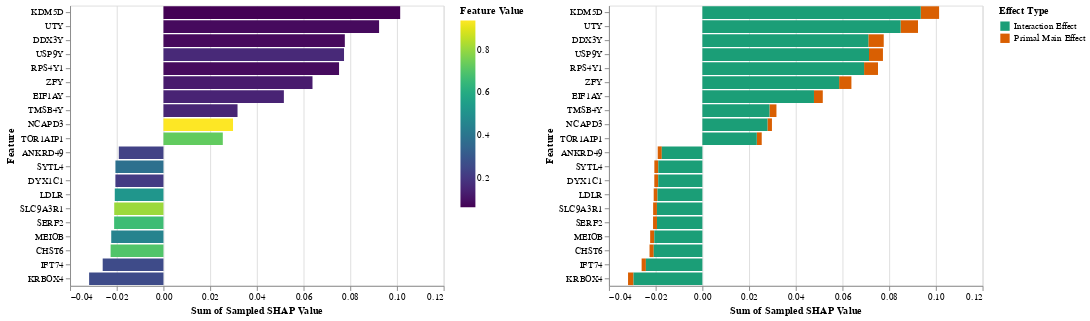

Notebook source saved alongside this figure:
### Code cell
base = alt.Chart(melted_df).mark_bar().encode(
    alt.X('sum(Sampled SHAP Value):Q'),
    alt.Y('Feature:N', sort=alt.EncodingSortField(
            field="Sampled SHAP Value",
            order="descending" 
        ))
)

base_descending = base.transform_window(
    rank='rank(sum(Sampled SHAP Value))',
    sort=[alt.SortField('sum(Sampled SHAP Value)', order='descending')]
)

base_ascending = base.transform_window(
    rank='rank(sum(Sampled SHAP Value))',
    sort=[alt.SortField('sum(Sampled SHAP Value)', order='ascending')]
)

(base_descending.encode(
    alt.Color('Feature Value:Q', scale=alt.Scale(scheme='viridis'))
))  | base_descending.encode(
    alt.Color('Effect Type:N', scale=alt.Scale(scheme='dark2'))
)

### Figure 1 — Vega-Lite specification as saved in the notebook (floating-point values rounded to 4 significant figures)
{"$schema": "https://vega.github.io/schema/vega-lite/v3.4.0.json", "config": {"mark": {"tooltip": null}, "view": {"height": 300, "width": 400}}, "data": {"name": "data-dfdceb205a30970761dc6f3f6bf73d93"}, "datasets": {"data-dfdceb205a30970761dc6f3f6bf73d93": [{"Effect Type": "Primal Main Effect", "Feature": "NCAPD3", "Feature Value": 0.9365, "Sampled SHAP Value": 0.001925}, {"Effect Type": "Primal Main Effect", "Feature": "TOR1AIP1", "Feature Value": 0.7267, "Sampled SHAP Value": 0.002112}, {"Effect Type": "Primal Main Effect", "Feature": "TMSB4Y", "Feature Value": 0.1516, "Sampled SHAP Value": 0.002999}, {"Effect Type": "Primal Main Effect", "Feature": "EIF1AY", "Feature Value": 0.1463, "Sampled SHAP Value": 0.003775}, {"Effect Type": "Primal Main Effect", "Feature": "ZFY", "Feature Value": 0.1244, "Sampled SHAP Value": 0.005272}, {"Effect Type": "Primal Main Effect", "Feature": "RPS4Y1", "Feature Value": 0.08529, "Sampled SHAP Value": 0.005952}, {"Effect Type": "Primal Main Effect", "Feature": "USP9Y", "Feature Value": 0.1624, "Sampled SHAP Value": 0.005969}, {"Effect Type": "Primal Main Effect", "Feature": "DDX3Y", "Feature Value": 0.0807, "Sampled SHAP Value": 0.006597}, {"Effect Type": "Primal Main Effect", "Feature": "UTY", "Feature Value": 0.08282, "Sampled SHAP Value": 0.007457}, {"Effect Type": "Primal Main Effect", "Feature": "KDM5D", "Feature Value": 0.06349, "Sampled SHAP Value": 0.007867}, {"Effect Type": "Primal Main Effect", "Feature": "KRBOX4", "Feature Value": 0.2583, "Sampled SHAP Value": -0.002348}, {"Effect Type": "Primal Main Effect", "Feature": "IFT74", "Feature Value": 0.2597, "Sampled SHAP Value": -0.001828}, {"Effect Type": "Primal Main Effect", "Feature": "CHST6", "Feature Value": 0.6983, "Sampled SHAP Value": -0.001807}, {"Effect Type": "Primal Main Effect", "Feature": "MEIOB", "Feature Value": 0.4507, "Sampled SHAP Value": -0.001778}, {"Effect Type": "Primal Main Effect", "Feature": "ANKRD49", "Feature Value": 0.2311, "Sampled SHAP Value": -0.001752}, {"Effect Type": "Primal Main Effect", "Feature": "SYTL4", "Feature Value": 0.3848, "Sampled SHAP Value": -0.001689}, {"Effect Type": "Primal Main Effect", "Feature": "DYX1C1", "Feature Value": 0.212, "Sampled SHAP Value": -0.001682}, {"Effect Type": "Primal Main Effect", "Feature": "SERF2", "Feature Value": 0.6645, "Sampled SHAP Value": -0.001678}, {"Effect Type": "Primal Main Effect", "Feature": "LDLR", "Feature Value": 0.5189, "Sampled SHAP Value": -0.001634}, {"Effect Type": "Primal Main Effect", "Feature": "SLC9A3R1", "Feature Value": 0.8086, "Sampled SHAP Value": -0.00162}, {"Effect Type": "Interaction Effect", "Feature": "NCAPD3", "Feature Value": 0.9365, "Sampled SHAP Value": 0.02787}, {"Effect Type": "Interaction Effect", "Feature": "TOR1AIP1", "Feature Value": 0.7267, "Sampled SHAP Value": 0.02331}, {"Effect Type": "Interaction Effect", "Feature": "TMSB4Y", "Feature Value": 0.1516, "Sampled SHAP Value": 0.02873}, {"Effect Type": "Interaction Effect", "Feature": "EIF1AY", "Feature Value": 0.1463, "Sampled SHAP Value": 0.0478}, {"Effect Type": "Interaction Effect", "Feature": "ZFY", "Feature Value": 0.1244, "Sampled SHAP Value": 0.05856}, {"Effect Type": "Interaction Effect", "Feature": "RPS4Y1", "Feature Value": 0.08529, "Sampled SHAP Value": 0.06925}, {"Effect Type": "Interaction Effect", "Feature": "USP9Y", "Feature Value": 0.1624, "Sampled SHAP Value": 0.07136}, {"Effect Type": "Interaction Effect", "Feature": "DDX3Y", "Feature Value": 0.0807, "Sampled SHAP Value": 0.07108}, {"Effect Type": "Interaction Effect", "Feature": "UTY", "Feature Value": 0.08282, "Sampled SHAP Value": 0.08489}, {"Effect Type": "Interaction Effect", "Feature": "KDM5D", "Feature Value": 0.06349, "Sampled SHAP Value": 0.09352}, {"Effect Type": "Interaction Effect", "Feature": "KRBOX4", "Feature Value": 0.2583, "Sampled SHAP Value": -0.02949}, {"Effect Type": "Interaction Effect", "Feature": "IFT74", "Feature Value": 0.2597, "Sampled SHAP Value": -0.02419}, {"Effect Type": "Interaction Effect", "Feature": "CHST6", "Feature Value": 0.6983, "Sampled SHAP Value": -0.02082}, {"Effect Type": "Interaction Effect", "Feature": "MEIOB", "Feature Value": 0.4507, "Sampled SHAP Value": -0.02058}, {"Effect Type": "Interaction Effect", "Feature": "ANKRD49", "Feature Value": 0.2311, "Sampled SHAP Value": -0.01737}, {"Effect Type": "Interaction Effect", "Feature": "SYTL4", "Feature Value": 0.3848, "Sampled SHAP Value": -0.01888}, {"Effect Type": "Interaction Effect", "Feature": "DYX1C1", "Feature Value": 0.212, "Sampled SHAP Value": -0.0189}, {"Effect Type": "Interaction Effect", "Feature": "SERF2", "Feature Value": 0.6645, "Sampled SHAP Value": -0.01944}, {"Effect Type": "Interaction Effect", "Feature": "LDLR", "Feature Value": 0.5189, "Sampled SHAP Value": -0.01921}, {"Effect Type": "Interaction Effect", "Feature": "SLC9A3R1", "Feature Value": 0.8086, "Sampled SHAP Value": -0.01946}]}, "hconcat": [{"encoding": {"color": {"field": "Feature Value", "scale": {"scheme": "viridis"}, "type": "quantitative"}, "x": {"aggregate": "sum", "field": "Sampled SHAP Value", "type": "quantitative"}, "y": {"field": "Feature", "sort": {"field": "Sampled SHAP Value", "order": "descending"}, "type": "nominal"}}, "mark": "bar", "transform": [{"sort": [{"field": "sum(Sampled SHAP Value)", "order": "descending"}], "window": [{"as": "rank", "field": "sum(Sampled SHAP Value)", "op": "rank"}]}]}, {"encoding": {"color": {"field": "Effect Type", "scale": {"scheme": "dark2"}, "type": "nominal"}, "x": {"aggregate": "sum", "field": "Sampled SHAP Value", "type": "quantitative"}, "y": {"field": "Feature", "sort": {"field": "Sampled SHAP Value", "order": "descending"}, "type": "nominal"}}, "mark": "bar", "transform": [{"sort": [{"field": "sum(Sampled SHAP Value)", "order": "descending"}], "window": [{"as": "rank", "field": "sum(Sampled SHAP Value)", "op": "rank"}]}]}]}
